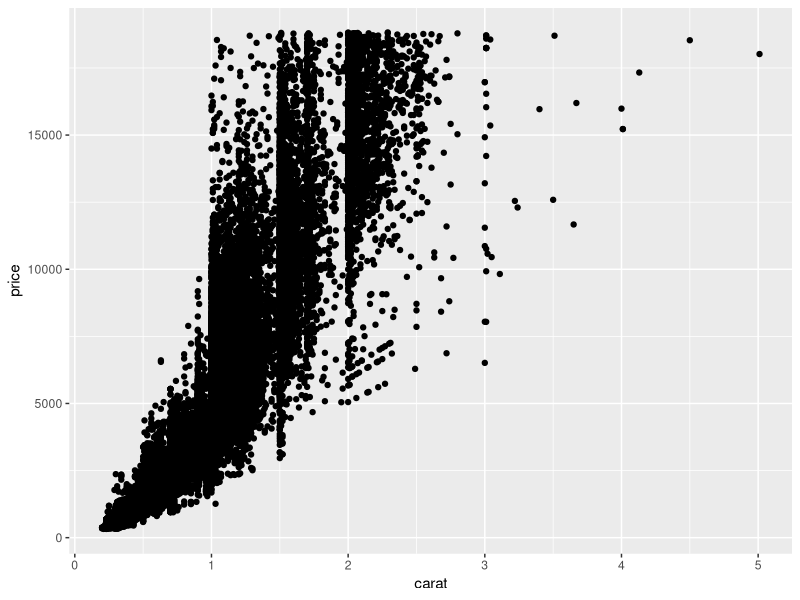
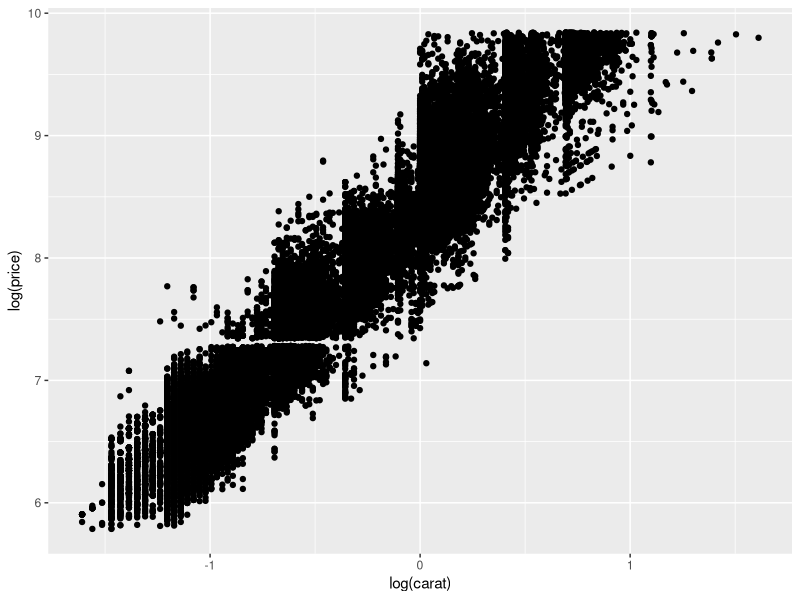
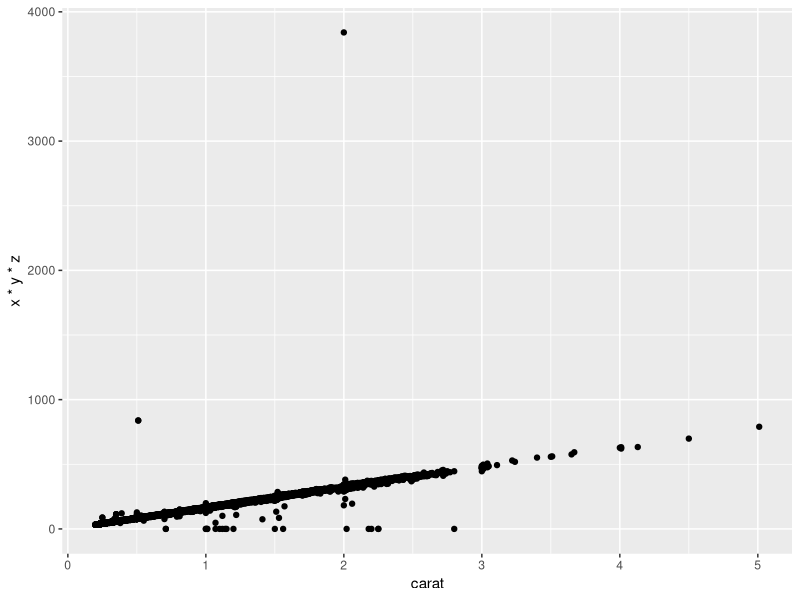
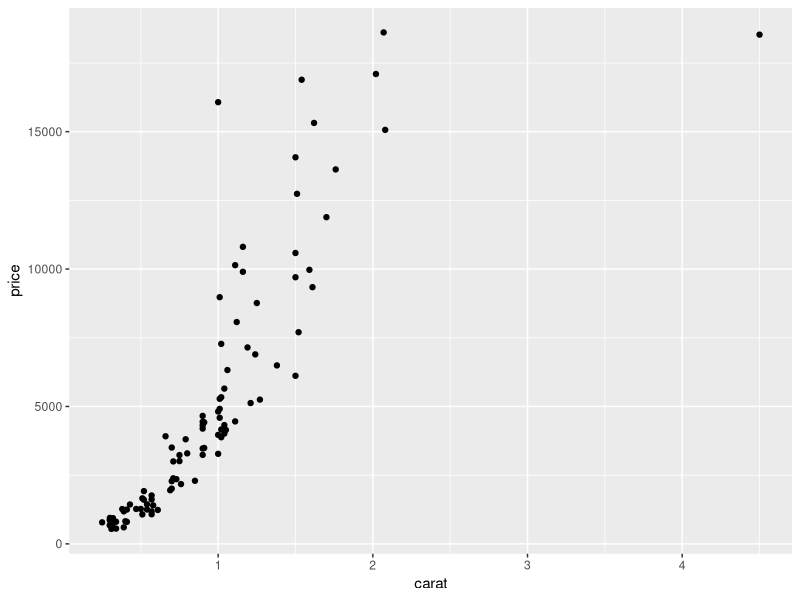
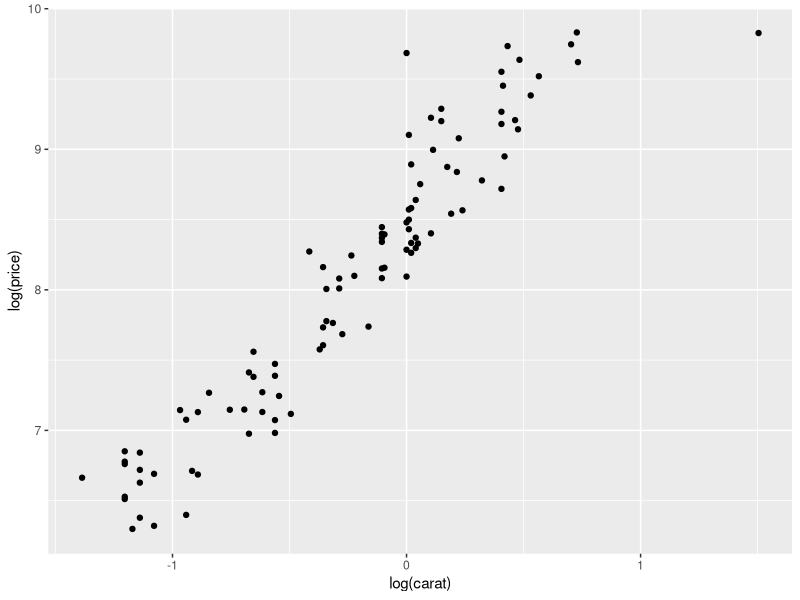
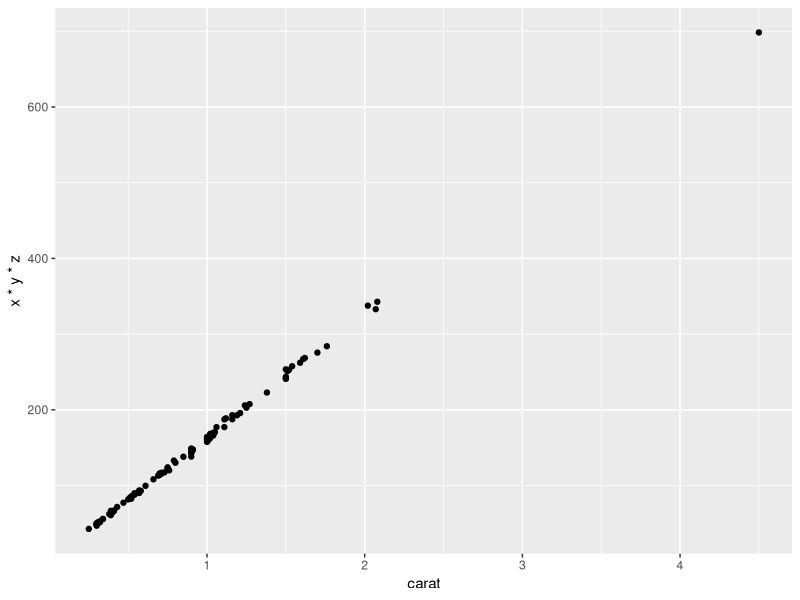
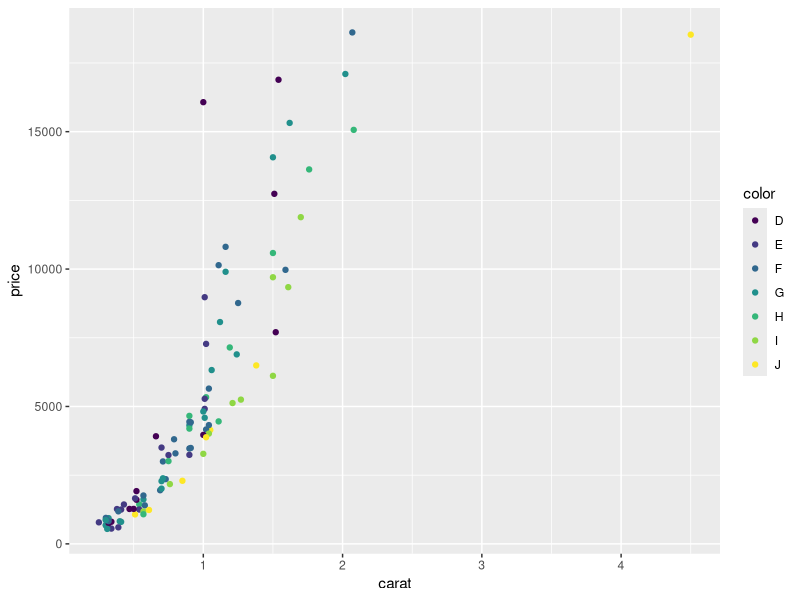
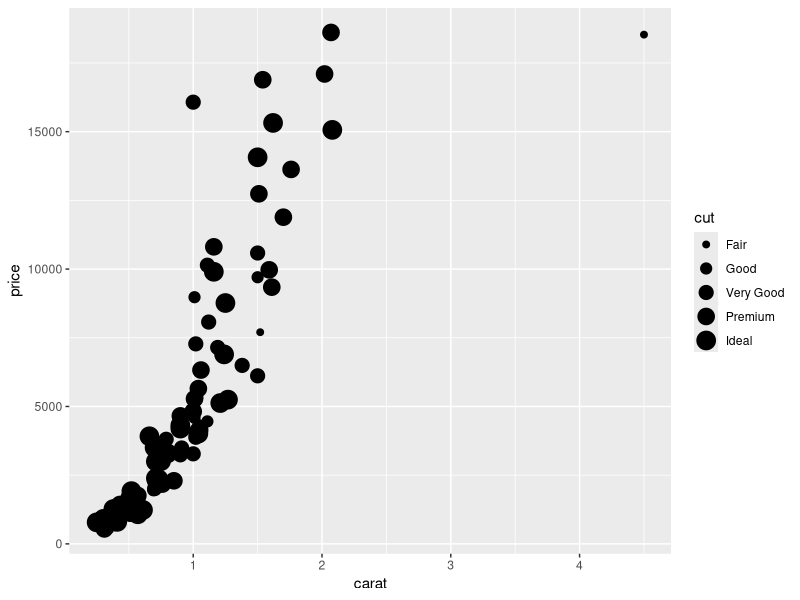

These figures' R source, in order: (Note: this script raises an error after producing the figures.)
#! /usr/bin/Rscript --vanilla
############################################
### File:	hwggp2.R
### Author:	Blanca A. Vargas-Govea
### Email:	blanca.vg@gmail.com
### Date:	26-Oct-2010
### Data:	diamonds.tab,diamondstoy.tab
############################################
library(ggplot2)
library(proto)


data(diamonds)
qplot(carat, price, data = diamonds)
ggsave(file = "../figures/caratprice.png")

qplot(log(carat), log(price), data = diamonds)
ggsave(file = "../figures/logcaratprice.png")

#relationship between the volume of the diamond (approximated by x × y × z) and its weight, we could do the following:
qplot(carat, x * y * z, data = diamonds)
ggsave(file = "../figures/volumeweight.png")

# Using a reduced sample
set.seed(1410) # Make the sample reproducible
dsmall <- diamonds[sample(nrow(diamonds), 100), ]

qplot(carat, price, data = dsmall)
ggsave(file = "../figures/caratpriced_dsmall.png")

qplot(log(carat), log(price), data = dsmall)
ggsave(file = "../figures/logcaratprice.png")

qplot(carat, x * y * z, data = dsmall)
ggsave(file = "../figures/volumeweight_dsmall.png")

qplot(carat, price, data = dsmall, colour = color)
ggsave(file = "../figures/cpcolor_dsmall.png")

qplot(carat, price, data = dsmall, size = cut)
ggsave(file = "../figures/cpsize_dsmall.png")

qplot(carat, price, data = dsmall, shape = cut)
ggsave(file = "../figures/cpcut_dsmall.png")

qplot(carat, price, data = diamonds, alpha = I(1/10))
ggsave(file = "../figures/cptrans10.png")

qplot(carat, price, data = diamonds, alpha = I(1/100))
ggsave(file = "../figures/cptrans100.png")

qplot(carat, price, data = diamonds, alpha = I(1/200))
ggsave(file = "../figures/cptrans200.png")

dev.off()
q(status=1)
